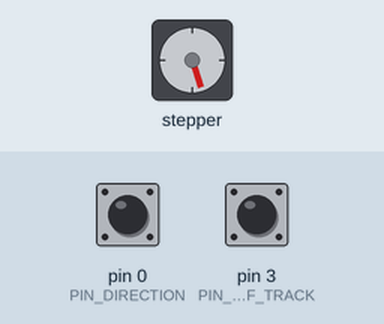
The sketch below on a simulated Arduino Uno, built with avr-gcc and run on an emulated ATmega328P. On the bench: stepper motor. The test bench sets the inputs (shaded band); at power-on: pin 3 (PIN_END_OF_TRACK) HIGH, pin 0 (PIN_DIRECTION) HIGH. Stepper angles assume 200 steps per turn.

Above: at 1.2 s.
1.3 s: pin 3 (PIN_END_OF_TRACK) pulled LOW for 3.2 s
At 1.3 s:
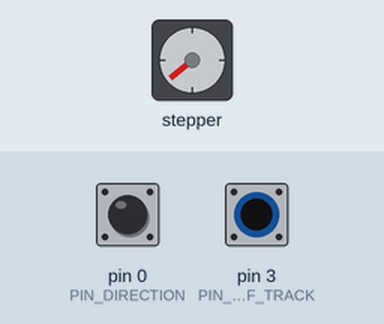
6.6 s: pin 0 (PIN_DIRECTION) pulled LOW for 0.15 s
At 7.1 s:
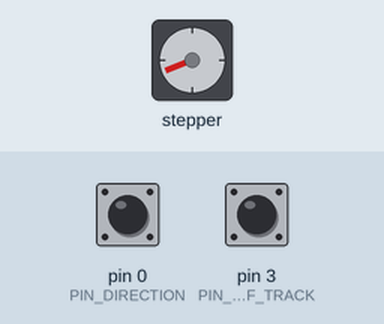
9.7 s: pin 0 (PIN_DIRECTION) pulled LOW for 1 s
At 9.86 s:
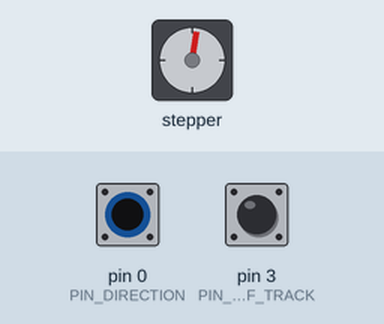
12.7 s: pin 3 (PIN_END_OF_TRACK) pulled LOW for 0.15 s
Timing chart, 0 to 16.8 s (numbered marks = the images above; inputs shaded):
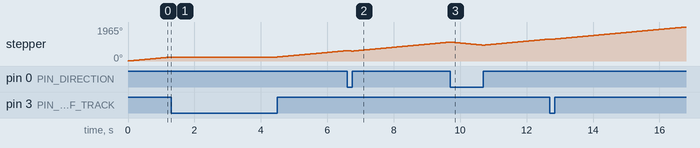

The sketch:

stepper_test_w_switch.ino
```cpp
/**
* 1. Stepper motor bipolar
* 2. motor driver L293D
* 3. button momentary - connects power (5V) to the EN1 and EN2 driver legs
* 4. switch on-off to change motor direction, e.g.
*    off (HIGH) - clockwise, door moves up
*    on (LOW) - counterclockwise, door moves down
* 5. reed switch - to detect the door is at the top (magnet is near the switch)
*    LOW - switch is connected - magnet is near the switch - door at the at the top
*
* When button number 3 is pressed it enabled power to the driver, which is moving stepper
*   in the direction indicated by switch 4, which in turn moves the sliding door
*   up or down. If switch is off (HIGH, door moves up), additional check is performed
*   - if reed switch reads LOW (connected), the door is at the top and we need
*   to stop the motor.
*/
#include <Stepper.h>

const int stepsPerRevolution = 200;

// initialize the stepper library on pins 8 through 11:
// 8 - IN1, 9 - IN2. other side: 10 - IN3, 11 - IN4
// wires of one coil are connected to same side of the driver
Stepper myStepper(stepsPerRevolution, 8,9,10,11);

int PIN_DIRECTION = 0;    // input pullup. LOW - door goes down
int PIN_END_OF_TRACK = 3; // input pullup. LOW - proximity sensor went off


void setup() {
  // Serial.begin(9600);
  myStepper.setSpeed(30);  // option 2

  pinMode(PIN_DIRECTION, INPUT_PULLUP);
  pinMode(PIN_END_OF_TRACK, INPUT_PULLUP);
}

void loop() {
  // get the sensor value
  int val = digitalRead(PIN_DIRECTION);
  if (val == HIGH){
    if (digitalRead(PIN_END_OF_TRACK) == HIGH)
      myStepper.step(1);
  } else
    myStepper.step(-1);

}
```
